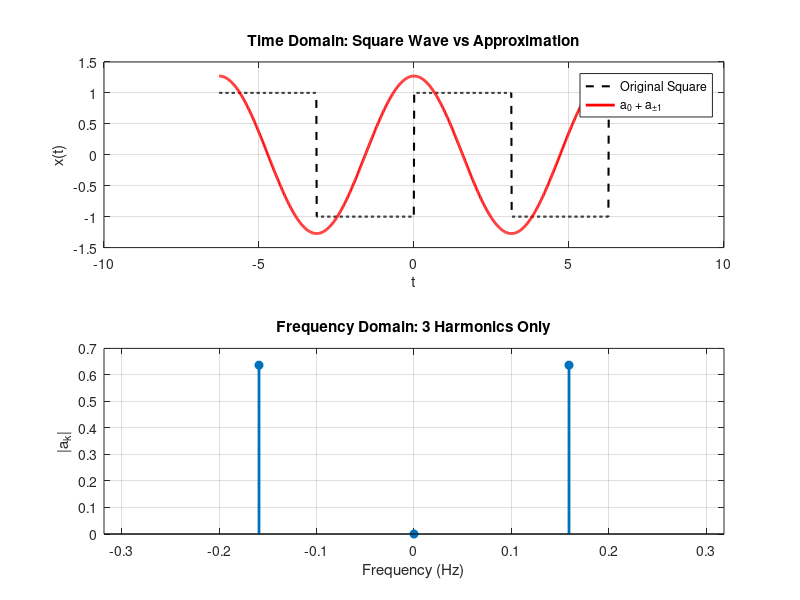

Write the MATLAB code that produced this figure.
% === SETUP ===
T = 2*pi;                       % Period
t = linspace(-T, T, 1000);      % Time vector
omega0 = 2*pi/T;
f0 = 1/T;                       % Fundamental frequency

% === TIME DOMAIN SIGNAL ===
x_true = square(t);             % Original square wave
A1 = 4/pi;                      % First harmonic coefficient
x_approx = A1 * cos(omega0 * t);  % Only a1 + a-1 (cosine form), a0 = 0

% === FREQUENCY DOMAIN PLOT ===
frequencies = [-f0 0 f0];
magnitudes = [A1/2 0 A1/2];     % a1 and a-1 have magnitude 0.5 * A1 (from Euler expansion)

% === PLOT BOTH ===
figure;

% 1. TIME DOMAIN
subplot(2,1,1);
plot(t, x_true, 'k--', 'LineWidth', 1.5); hold on;
plot(t, x_approx, 'r', 'LineWidth', 2);
title('Time Domain: Square Wave vs Approximation');
legend('Original Square', 'a_0 + a_{\pm1}');
xlabel('t'); ylabel('x(t)'); grid on;

% 2. FREQUENCY DOMAIN
subplot(2,1,2);
stem(frequencies, magnitudes, 'filled', 'LineWidth', 2);
title('Frequency Domain: 3 Harmonics Only');
xlabel('Frequency (Hz)'); ylabel('|a_k|'); grid on;
xlim([-2*f0 2*f0]);  % Show enough range

